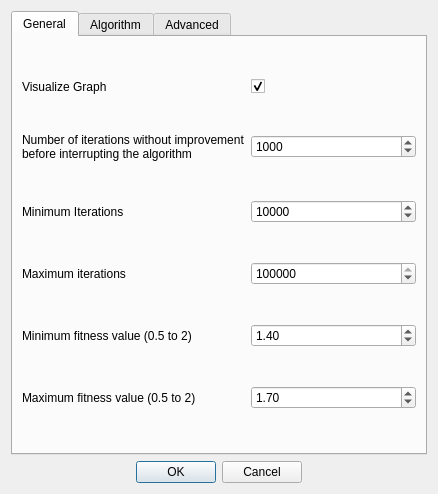
<?xml version="1.0" encoding="UTF-8"?>
<ui version="4.0">
 <class>SettingsDialog</class>
 <widget class="QDialog" name="SettingsDialog">
  <property name="geometry">
   <rect>
    <x>0</x>
    <y>0</y>
    <width>438</width>
    <height>494</height>
   </rect>
  </property>
  <property name="windowTitle">
   <string>Dialog</string>
  </property>
  <layout class="QGridLayout" name="gridLayout_2">
   <item row="1" column="0" alignment="Qt::AlignHCenter|Qt::AlignVCenter">
    <widget class="QDialogButtonBox" name="buttonBox">
     <property name="orientation">
      <enum>Qt::Horizontal</enum>
     </property>
     <property name="standardButtons">
      <set>QDialogButtonBox::Cancel|QDialogButtonBox::Ok</set>
     </property>
    </widget>
   </item>
   <item row="0" column="0">
    <widget class="QTabWidget" name="tabWidget">
     <property name="currentIndex">
      <number>0</number>
     </property>
     <widget class="QWidget" name="tab_5">
      <attribute name="title">
       <string>General</string>
      </attribute>
      <layout class="QGridLayout" name="gridLayout_3">
       <item row="4" column="1">
        <widget class="QDoubleSpinBox" name="minFitness">
         <property name="maximum">
          <double>2.000000000000000</double>
         </property>
         <property name="singleStep">
          <double>0.010000000000000</double>
         </property>
         <property name="value">
          <double>1.400000000000000</double>
         </property>
        </widget>
       </item>
       <item row="1" column="0">
        <widget class="QLabel" name="label">
         <property name="text">
          <string>Number of iterations without improvement
before interrupting the algorithm</string>
         </property>
        </widget>
       </item>
       <item row="3" column="0">
        <widget class="QLabel" name="label_3">
         <property name="text">
          <string>Maximum iterations</string>
         </property>
        </widget>
       </item>
       <item row="2" column="0">
        <widget class="QLabel" name="label_2">
         <property name="text">
          <string>Minimum Iterations</string>
         </property>
        </widget>
       </item>
       <item row="3" column="1">
        <widget class="QSpinBox" name="minIter">
         <property name="maximum">
          <number>9999999</number>
         </property>
         <property name="value">
          <number>100000</number>
         </property>
        </widget>
       </item>
       <item row="1" column="1">
        <widget class="QSpinBox" name="stopNoImpr">
         <property name="statusTip">
          <string/>
         </property>
         <property name="maximum">
          <number>9999999</number>
         </property>
         <property name="value">
          <number>1000</number>
         </property>
        </widget>
       </item>
       <item row="4" column="0">
        <widget class="QLabel" name="label_4">
         <property name="text">
          <string>Minimum fitness value (0.5 to 2)</string>
         </property>
        </widget>
       </item>
       <item row="2" column="1">
        <widget class="QSpinBox" name="maxIter">
         <property name="maximum">
          <number>9999999</number>
         </property>
         <property name="value">
          <number>10000</number>
         </property>
        </widget>
       </item>
       <item row="5" column="1">
        <widget class="QDoubleSpinBox" name="maxFitness">
         <property name="maximum">
          <double>2.000000000000000</double>
         </property>
         <property name="singleStep">
          <double>0.010000000000000</double>
         </property>
         <property name="value">
          <double>1.700000000000000</double>
         </property>
        </widget>
       </item>
       <item row="5" column="0">
        <widget class="QLabel" name="label_5">
         <property name="text">
          <string>Maximum fitness value (0.5 to 2)</string>
         </property>
        </widget>
       </item>
       <item row="0" column="0">
        <widget class="QLabel" name="label_18">
         <property name="text">
          <string>Visualize Graph</string>
         </property>
        </widget>
       </item>
       <item row="0" column="1">
        <widget class="QCheckBox" name="visualizeGraph">
         <property name="text">
          <string/>
         </property>
         <property name="checked">
          <bool>true</bool>
         </property>
        </widget>
       </item>
      </layout>
     </widget>
     <widget class="QWidget" name="tab_7">
      <attribute name="title">
       <string>Algorithm</string>
      </attribute>
      <layout class="QGridLayout" name="gridLayout_4">
       <item row="3" column="0">
        <widget class="QLabel" name="label_9">
         <property name="text">
          <string>Exploration Mutation Chance</string>
         </property>
        </widget>
       </item>
       <item row="2" column="1">
        <widget class="QSpinBox" name="maxPopulation">
         <property name="maximum">
          <number>9999999</number>
         </property>
         <property name="value">
          <number>500</number>
         </property>
        </widget>
       </item>
       <item row="6" column="1">
        <widget class="QDoubleSpinBox" name="phaseSwitchFitness">
         <property name="maximum">
          <double>2.000000000000000</double>
         </property>
         <property name="singleStep">
          <double>0.010000000000000</double>
         </property>
         <property name="value">
          <double>1.400000000000000</double>
         </property>
        </widget>
       </item>
       <item row="7" column="0">
        <widget class="QLabel" name="label_13">
         <property name="text">
          <string>Phase Switch on Iteration</string>
         </property>
        </widget>
       </item>
       <item row="5" column="0">
        <widget class="QLabel" name="label_11">
         <property name="text">
          <string>Crossover Iteration Count</string>
         </property>
        </widget>
       </item>
       <item row="7" column="1">
        <widget class="QSpinBox" name="phaseSwitchIteration">
         <property name="maximum">
          <number>999999999</number>
         </property>
         <property name="value">
          <number>5000</number>
         </property>
        </widget>
       </item>
       <item row="0" column="0">
        <widget class="QLabel" name="label_6">
         <property name="text">
          <string>Maintain Unique Population</string>
         </property>
        </widget>
       </item>
       <item row="5" column="1">
        <widget class="QSpinBox" name="crossoverIter">
         <property name="maximum">
          <number>9999999</number>
         </property>
         <property name="value">
          <number>250</number>
         </property>
        </widget>
       </item>
       <item row="6" column="0">
        <widget class="QLabel" name="label_12">
         <property name="text">
          <string>Phase Switch on Fitness</string>
         </property>
        </widget>
       </item>
       <item row="4" column="1">
        <widget class="QDoubleSpinBox" name="refinementMutChance">
         <property name="suffix">
          <string/>
         </property>
         <property name="maximum">
          <double>1.000000000000000</double>
         </property>
         <property name="singleStep">
          <double>0.010000000000000</double>
         </property>
         <property name="value">
          <double>0.200000000000000</double>
         </property>
        </widget>
       </item>
       <item row="4" column="0">
        <widget class="QLabel" name="label_10">
         <property name="text">
          <string>Refinement Mutation Chance</string>
         </property>
        </widget>
       </item>
       <item row="3" column="1">
        <widget class="QDoubleSpinBox" name="explorationMutChance">
         <property name="maximum">
          <double>1.000000000000000</double>
         </property>
         <property name="singleStep">
          <double>0.010000000000000</double>
         </property>
         <property name="value">
          <double>0.050000000000000</double>
         </property>
        </widget>
       </item>
       <item row="1" column="1">
        <widget class="QSpinBox" name="minPopulation">
         <property name="maximum">
          <number>9999999</number>
         </property>
         <property name="value">
          <number>100</number>
         </property>
        </widget>
       </item>
       <item row="2" column="0">
        <widget class="QLabel" name="label_8">
         <property name="text">
          <string>Maximum Population Size</string>
         </property>
        </widget>
       </item>
       <item row="0" column="1">
        <widget class="QCheckBox" name="uniquePopulation">
         <property name="text">
          <string/>
         </property>
         <property name="checked">
          <bool>true</bool>
         </property>
        </widget>
       </item>
       <item row="1" column="0">
        <widget class="QLabel" name="label_7">
         <property name="text">
          <string>Minimum Population Size</string>
         </property>
        </widget>
       </item>
       <item row="8" column="0">
        <widget class="QLabel" name="label_14">
         <property name="text">
          <string>Max Minimum Density Cluster Prob.</string>
         </property>
        </widget>
       </item>
       <item row="8" column="1">
        <widget class="QDoubleSpinBox" name="valiParam">
         <property name="maximum">
          <double>1.000000000000000</double>
         </property>
         <property name="singleStep">
          <double>0.010000000000000</double>
         </property>
         <property name="value">
          <double>0.500000000000000</double>
         </property>
        </widget>
       </item>
      </layout>
     </widget>
     <widget class="QWidget" name="tab_6">
      <attribute name="title">
       <string>Advanced</string>
      </attribute>
      <layout class="QGridLayout" name="gridLayout">
       <item row="1" column="0">
        <widget class="QLabel" name="label_16">
         <property name="text">
          <string>Interation Count per Logging</string>
         </property>
        </widget>
       </item>
       <item row="0" column="1">
        <widget class="QSpinBox" name="threadCount">
         <property name="value">
          <number>4</number>
         </property>
        </widget>
       </item>
       <item row="0" column="0">
        <widget class="QLabel" name="label_15">
         <property name="text">
          <string>Backend Thread Count</string>
         </property>
        </widget>
       </item>
       <item row="1" column="1">
        <widget class="QSpinBox" name="logFrequency">
         <property name="maximum">
          <number>9999999</number>
         </property>
         <property name="value">
          <number>100</number>
         </property>
        </widget>
       </item>
       <item row="2" column="0">
        <widget class="QLabel" name="label_17">
         <property name="text">
          <string>Iteration Cout per Enqueing for Frontend</string>
         </property>
        </widget>
       </item>
       <item row="2" column="1">
        <widget class="QSpinBox" name="enqueueFrequency">
         <property name="maximum">
          <number>9999999</number>
         </property>
         <property name="value">
          <number>100</number>
         </property>
        </widget>
       </item>
      </layout>
     </widget>
    </widget>
   </item>
  </layout>
 </widget>
 <resources/>
 <connections>
  <connection>
   <sender>buttonBox</sender>
   <signal>accepted()</signal>
   <receiver>SettingsDialog</receiver>
   <slot>accept()</slot>
   <hints>
    <hint type="sourcelabel">
     <x>248</x>
     <y>254</y>
    </hint>
    <hint type="destinationlabel">
     <x>157</x>
     <y>274</y>
    </hint>
   </hints>
  </connection>
  <connection>
   <sender>buttonBox</sender>
   <signal>rejected()</signal>
   <receiver>SettingsDialog</receiver>
   <slot>reject()</slot>
   <hints>
    <hint type="sourcelabel">
     <x>316</x>
     <y>260</y>
    </hint>
    <hint type="destinationlabel">
     <x>286</x>
     <y>274</y>
    </hint>
   </hints>
  </connection>
 </connections>
</ui>
